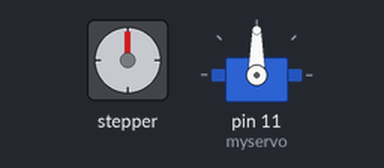
This sketch was run on a simulated Arduino Uno, built with avr-gcc and run on an emulated ATmega328P. On the bench: stepper motor, servo. Wiring (inferred from the names in the program): stepper motor driver (200 steps per turn assumed): step pin 13; direction pin 9.

Above: at 0.05 s.
At 1.6 s:
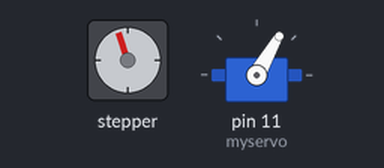
At 3.15 s:
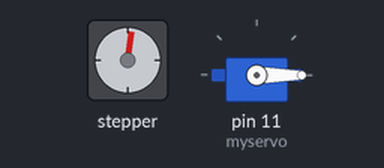
At 6.3 s:
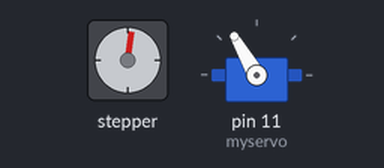
Timing chart, 0 to 8.2 s (numbered marks = the images above):
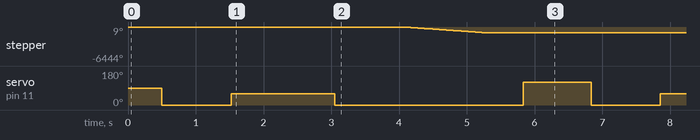

The sketch:

maquina_definitica.ino
```cpp
#include <Servo.h>
#define STEPUNO 13
#define DIRUNO 9
#define STEPDOS 12
#define DIRDOS 8

Servo myservo;  // create servo object to control a servo

int potpin = 0;  // analog pin used to connect the potentiometer
int val;    // variable to read the value from the analog pin

void setup() {
  myservo.attach(11);  // attaches the servo on pin 9 to the servo object


  pinMode(DIRUNO,OUTPUT); //Indicamos que los pines son de salida
  pinMode(STEPUNO,OUTPUT);

}
void loop() {
  delay(500);
  digitalWrite(DIRUNO,LOW); //Fijamos una direción

  myservo.write(0);
  delay(500);

  for(int i=0;i<10;i++){ //Mandamos pulsos al motor en concreto 2000
    digitalWrite(STEPUNO,HIGH);
    delay(1);
    digitalWrite(STEPUNO,LOW);
    delay(1);
  }
  delay(500);
  myservo.write(60);
  delay(500);

  delay(500); //Esperamos medio segundo
  digitalWrite(DIRUNO,HIGH); //Cambiamos la dirección de giro

  for(int i=0;i<15;i++){ //Hacemos 2000 pasos en sentido contrario
    digitalWrite(STEPUNO,HIGH);
    delay(1);
    digitalWrite(STEPUNO,LOW);
    delay(1);
  }
  delay(500);
  myservo.write(0);
  delay(500);

  delay(500);
  digitalWrite(DIRUNO,LOW); //Fijamos una direción
  digitalWrite(DIRDOS,LOW);

  for(int i=0;i<600;i++){ //Mandamos pulsos al motor en concreto 2000
    digitalWrite(STEPDOS,HIGH);
    digitalWrite(STEPUNO,HIGH);
    delay(1);
    digitalWrite(STEPDOS,LOW);
    digitalWrite(STEPUNO,LOW);
    delay(1);
  }


  for(int i=0;i<35;i++){ //Mandamos pulsos al motor en concreto 2000
    digitalWrite(STEPDOS,HIGH);
    delay(1);
    digitalWrite(STEPDOS,LOW);
    delay(1);
  }
  delay(500);
  myservo.write(120);
  delay(500);
}
```

Measured:
- by itself, stepper: turns 18° counter-clockwise in 0.02 s, then 27° clockwise in 0.03 s, then 1080° counter-clockwise in 1.2 s, repeating every 6.3 s
- by itself, servo on pin 11 (myservo): repeats every 6.3 s: 60° 1.5 s, 0° 2.8 s, 120° 1.0 s, 0° 1.0 s
